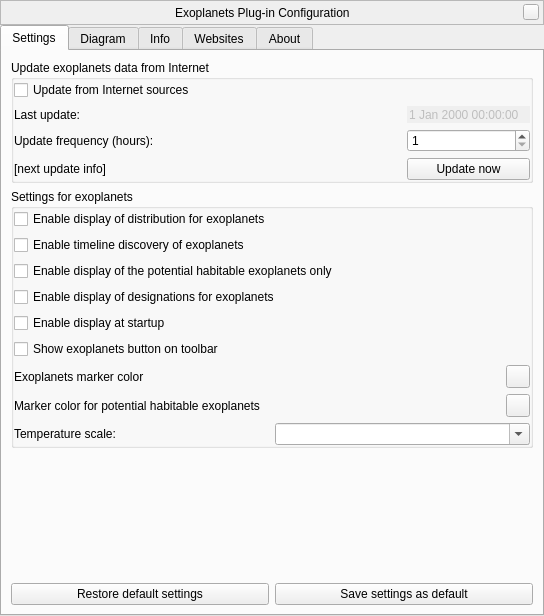
<?xml version="1.0" encoding="UTF-8"?>
<ui version="4.0">
 <class>exoplanetsDialog</class>
 <widget class="QWidget" name="exoplanetsDialog">
  <property name="geometry">
   <rect>
    <x>0</x>
    <y>0</y>
    <width>544</width>
    <height>616</height>
   </rect>
  </property>
  <property name="windowTitle">
   <string>Exoplanets Configuration</string>
  </property>
  <layout class="QVBoxLayout" name="verticalLayout_2">
   <property name="spacing">
    <number>0</number>
   </property>
   <property name="leftMargin">
    <number>0</number>
   </property>
   <property name="topMargin">
    <number>0</number>
   </property>
   <property name="rightMargin">
    <number>0</number>
   </property>
   <property name="bottomMargin">
    <number>0</number>
   </property>
   <item>
    <widget class="BarFrame" name="TitleBar">
     <property name="sizePolicy">
      <sizepolicy hsizetype="Expanding" vsizetype="Fixed">
       <horstretch>0</horstretch>
       <verstretch>0</verstretch>
      </sizepolicy>
     </property>
     <property name="minimumSize">
      <size>
       <width>530</width>
       <height>25</height>
      </size>
     </property>
     <property name="maximumSize">
      <size>
       <width>16777215</width>
       <height>25</height>
      </size>
     </property>
     <property name="focusPolicy">
      <enum>Qt::NoFocus</enum>
     </property>
     <property name="autoFillBackground">
      <bool>false</bool>
     </property>
     <property name="frameShape">
      <enum>QFrame::StyledPanel</enum>
     </property>
     <layout class="QHBoxLayout">
      <property name="spacing">
       <number>0</number>
      </property>
      <property name="leftMargin">
       <number>0</number>
      </property>
      <property name="topMargin">
       <number>0</number>
      </property>
      <property name="rightMargin">
       <number>4</number>
      </property>
      <property name="bottomMargin">
       <number>0</number>
      </property>
      <item>
       <spacer>
        <property name="orientation">
         <enum>Qt::Horizontal</enum>
        </property>
        <property name="sizeHint" stdset="0">
         <size>
          <width>40</width>
          <height>20</height>
         </size>
        </property>
       </spacer>
      </item>
      <item>
       <widget class="QLabel" name="stelWindowTitle">
        <property name="text">
         <string>Exoplanets Plug-in Configuration</string>
        </property>
       </widget>
      </item>
      <item>
       <spacer>
        <property name="orientation">
         <enum>Qt::Horizontal</enum>
        </property>
        <property name="sizeHint" stdset="0">
         <size>
          <width>40</width>
          <height>20</height>
         </size>
        </property>
       </spacer>
      </item>
      <item>
       <widget class="QPushButton" name="closeStelWindow">
        <property name="minimumSize">
         <size>
          <width>16</width>
          <height>16</height>
         </size>
        </property>
        <property name="maximumSize">
         <size>
          <width>16</width>
          <height>16</height>
         </size>
        </property>
        <property name="focusPolicy">
         <enum>Qt::NoFocus</enum>
        </property>
        <property name="text">
         <string/>
        </property>
       </widget>
      </item>
     </layout>
    </widget>
   </item>
   <item>
    <widget class="QTabWidget" name="tabs">
     <property name="currentIndex">
      <number>0</number>
     </property>
     <property name="documentMode">
      <bool>false</bool>
     </property>
     <widget class="QWidget" name="settingsTab">
      <attribute name="title">
       <string>Settings</string>
      </attribute>
      <layout class="QVBoxLayout" name="verticalLayout_3">
       <item>
        <widget class="QGroupBox" name="updatesGroup">
         <property name="title">
          <string>Update exoplanets data from Internet</string>
         </property>
         <property name="flat">
          <bool>true</bool>
         </property>
         <property name="checkable">
          <bool>false</bool>
         </property>
         <layout class="QVBoxLayout" name="verticalLayout_12">
          <property name="leftMargin">
           <number>0</number>
          </property>
          <property name="topMargin">
           <number>0</number>
          </property>
          <property name="rightMargin">
           <number>0</number>
          </property>
          <property name="bottomMargin">
           <number>0</number>
          </property>
          <item>
           <widget class="QCheckBox" name="internetUpdatesCheckbox">
            <property name="text">
             <string>Update from Internet sources</string>
            </property>
           </widget>
          </item>
          <item>
           <layout class="QGridLayout" name="gridLayout">
            <item row="0" column="0">
             <widget class="QLabel" name="lastUpdateLabel">
              <property name="text">
               <string>Last update:</string>
              </property>
             </widget>
            </item>
            <item row="0" column="2">
             <widget class="QDateTimeEdit" name="lastUpdateDateTimeEdit">
              <property name="enabled">
               <bool>false</bool>
              </property>
              <property name="frame">
               <bool>false</bool>
              </property>
              <property name="buttonSymbols">
               <enum>QAbstractSpinBox::NoButtons</enum>
              </property>
             </widget>
            </item>
            <item row="1" column="0">
             <widget class="QLabel" name="updateFrequencyLabel">
              <property name="text">
               <string>Update frequency (hours):</string>
              </property>
             </widget>
            </item>
            <item row="1" column="2">
             <widget class="QSpinBox" name="updateFrequencySpinBox">
              <property name="minimum">
               <number>1</number>
              </property>
              <property name="maximum">
               <number>9999</number>
              </property>
              <property name="value">
               <number>1</number>
              </property>
             </widget>
            </item>
            <item row="2" column="0">
             <widget class="QLabel" name="nextUpdateLabel">
              <property name="text">
               <string>[next update info]</string>
              </property>
             </widget>
            </item>
            <item row="2" column="1">
             <spacer name="horizontalSpacer">
              <property name="orientation">
               <enum>Qt::Horizontal</enum>
              </property>
              <property name="sizeHint" stdset="0">
               <size>
                <width>17</width>
                <height>20</height>
               </size>
              </property>
             </spacer>
            </item>
            <item row="2" column="2">
             <widget class="QPushButton" name="updateButton">
              <property name="text">
               <string>Update now</string>
              </property>
             </widget>
            </item>
           </layout>
          </item>
         </layout>
        </widget>
       </item>
       <item>
        <widget class="QGroupBox" name="displayBox">
         <property name="title">
          <string>Settings for exoplanets</string>
         </property>
         <layout class="QVBoxLayout" name="verticalLayout">
          <property name="leftMargin">
           <number>0</number>
          </property>
          <property name="topMargin">
           <number>0</number>
          </property>
          <property name="rightMargin">
           <number>0</number>
          </property>
          <property name="bottomMargin">
           <number>0</number>
          </property>
          <item>
           <widget class="QCheckBox" name="displayModeCheckBox">
            <property name="toolTip">
             <string>Plot all systems with exoplanets without labels</string>
            </property>
            <property name="text">
             <string>Enable display of distribution for exoplanets</string>
            </property>
           </widget>
          </item>
          <item>
           <widget class="QCheckBox" name="timelineModeCheckBox">
            <property name="toolTip">
             <string>Display exoplanets since their discovery</string>
            </property>
            <property name="text">
             <string>Enable timeline discovery of exoplanets</string>
            </property>
           </widget>
          </item>
          <item>
           <widget class="QCheckBox" name="habitableModeCheckBox">
            <property name="toolTip">
             <string>Display of the planetary systems, which contains the potential habitable exoplanets</string>
            </property>
            <property name="text">
             <string>Enable display of the potential habitable exoplanets only</string>
            </property>
           </widget>
          </item>
          <item>
           <widget class="QCheckBox" name="displayShowDesignationsCheckBox">
            <property name="text">
             <string>Enable display of designations for exoplanets</string>
            </property>
           </widget>
          </item>
          <item>
           <widget class="QCheckBox" name="displayAtStartupCheckBox">
            <property name="text">
             <string>Enable display at startup</string>
            </property>
           </widget>
          </item>
          <item>
           <widget class="QCheckBox" name="displayShowExoplanetsButton">
            <property name="text">
             <string>Show exoplanets button on toolbar</string>
            </property>
           </widget>
          </item>
          <item>
           <layout class="QHBoxLayout" name="horizontalLayout">
            <item>
             <widget class="QLabel" name="label">
              <property name="text">
               <string>Exoplanets marker color</string>
              </property>
             </widget>
            </item>
            <item>
             <widget class="QToolButton" name="exoplanetMarkerColor">
              <property name="toolTip">
               <string>Exoplanets marker color</string>
              </property>
             </widget>
            </item>
           </layout>
          </item>
          <item>
           <layout class="QHBoxLayout" name="horizontalLayout_4">
            <item>
             <widget class="QLabel" name="label_2">
              <property name="text">
               <string>Marker color for potential habitable exoplanets</string>
              </property>
             </widget>
            </item>
            <item>
             <widget class="QToolButton" name="habitableExoplanetMarkerColor">
              <property name="toolTip">
               <string>Marker color for potential habitable exoplanets</string>
              </property>
             </widget>
            </item>
           </layout>
          </item>
          <item>
           <layout class="QHBoxLayout" name="horizontalLayout_5">
            <item>
             <widget class="QLabel" name="temperatureScaleLabel">
              <property name="text">
               <string>Temperature scale:</string>
              </property>
             </widget>
            </item>
            <item>
             <widget class="QComboBox" name="temperatureScaleComboBox">
              <property name="editable">
               <bool>true</bool>
              </property>
              <property name="insertPolicy">
               <enum>QComboBox::NoInsert</enum>
              </property>
             </widget>
            </item>
           </layout>
          </item>
         </layout>
        </widget>
       </item>
       <item>
        <spacer name="verticalSpacer_3">
         <property name="orientation">
          <enum>Qt::Vertical</enum>
         </property>
         <property name="sizeHint" stdset="0">
          <size>
           <width>20</width>
           <height>120</height>
          </size>
         </property>
        </spacer>
       </item>
       <item>
        <layout class="QHBoxLayout" name="horizontalLayout_7">
         <item>
          <widget class="QPushButton" name="restoreDefaultsButton">
           <property name="sizePolicy">
            <sizepolicy hsizetype="Expanding" vsizetype="Fixed">
             <horstretch>0</horstretch>
             <verstretch>0</verstretch>
            </sizepolicy>
           </property>
           <property name="text">
            <string>Restore default settings</string>
           </property>
          </widget>
         </item>
         <item>
          <widget class="QPushButton" name="saveSettingsButton">
           <property name="sizePolicy">
            <sizepolicy hsizetype="Expanding" vsizetype="Fixed">
             <horstretch>0</horstretch>
             <verstretch>0</verstretch>
            </sizepolicy>
           </property>
           <property name="text">
            <string>Save settings as default</string>
           </property>
          </widget>
         </item>
        </layout>
       </item>
      </layout>
     </widget>
     <widget class="QWidget" name="diagramTab">
      <attribute name="title">
       <string comment="tab in plugin windows">Diagram</string>
      </attribute>
      <layout class="QGridLayout" name="gridLayout_3">
       <property name="leftMargin">
        <number>6</number>
       </property>
       <property name="topMargin">
        <number>6</number>
       </property>
       <property name="rightMargin">
        <number>6</number>
       </property>
       <property name="bottomMargin">
        <number>6</number>
       </property>
       <item row="0" column="0" rowspan="2">
        <widget class="QGroupBox" name="diagramGroupBox">
         <property name="title">
          <string>Diagrams: scatter plot</string>
         </property>
         <layout class="QGridLayout" name="gridLayout_2">
          <property name="leftMargin">
           <number>0</number>
          </property>
          <property name="topMargin">
           <number>0</number>
          </property>
          <property name="rightMargin">
           <number>0</number>
          </property>
          <property name="bottomMargin">
           <number>0</number>
          </property>
          <item row="0" column="0">
           <layout class="QVBoxLayout" name="verticalLayout_4">
            <item>
             <layout class="QHBoxLayout" name="horizontalLayout_8">
              <item>
               <widget class="QLabel" name="labelX">
                <property name="font">
                 <font>
                  <weight>75</weight>
                  <bold>true</bold>
                 </font>
                </property>
                <property name="text">
                 <string>X axis</string>
                </property>
               </widget>
              </item>
              <item alignment="Qt::AlignRight">
               <widget class="QCheckBox" name="checkBoxLogX">
                <property name="toolTip">
                 <string>Logarithmic scale</string>
                </property>
                <property name="text">
                 <string>log scale</string>
                </property>
               </widget>
              </item>
             </layout>
            </item>
            <item>
             <widget class="QComboBox" name="comboAxisX">
              <property name="editable">
               <bool>true</bool>
              </property>
              <property name="insertPolicy">
               <enum>QComboBox::NoInsert</enum>
              </property>
             </widget>
            </item>
            <item>
             <layout class="QHBoxLayout" name="horizontalLayout_2">
              <item>
               <widget class="QLineEdit" name="minX">
                <property name="inputMethodHints">
                 <set>Qt::ImhDigitsOnly</set>
                </property>
                <property name="text">
                 <string/>
                </property>
                <property name="placeholderText">
                 <string>min</string>
                </property>
               </widget>
              </item>
              <item>
               <widget class="QLabel" name="labelMinMaxX">
                <property name="text">
                 <string notr="true">-</string>
                </property>
               </widget>
              </item>
              <item>
               <widget class="QLineEdit" name="maxX">
                <property name="inputMethodHints">
                 <set>Qt::ImhDigitsOnly</set>
                </property>
                <property name="placeholderText">
                 <string>max</string>
                </property>
               </widget>
              </item>
             </layout>
            </item>
           </layout>
          </item>
          <item row="0" column="1">
           <layout class="QVBoxLayout" name="verticalLayout_5">
            <item>
             <layout class="QHBoxLayout" name="horizontalLayout_9">
              <item>
               <widget class="QLabel" name="labelY">
                <property name="font">
                 <font>
                  <weight>75</weight>
                  <bold>true</bold>
                 </font>
                </property>
                <property name="text">
                 <string>Y axis</string>
                </property>
               </widget>
              </item>
              <item alignment="Qt::AlignRight">
               <widget class="QCheckBox" name="checkBoxLogY">
                <property name="toolTip">
                 <string>Logarithmic scale</string>
                </property>
                <property name="text">
                 <string>log scale</string>
                </property>
               </widget>
              </item>
             </layout>
            </item>
            <item>
             <widget class="QComboBox" name="comboAxisY">
              <property name="editable">
               <bool>true</bool>
              </property>
              <property name="insertPolicy">
               <enum>QComboBox::NoInsert</enum>
              </property>
             </widget>
            </item>
            <item>
             <layout class="QHBoxLayout" name="horizontalLayout_3">
              <item>
               <widget class="QLineEdit" name="minY">
                <property name="inputMethodHints">
                 <set>Qt::ImhDigitsOnly</set>
                </property>
                <property name="placeholderText">
                 <string>min</string>
                </property>
               </widget>
              </item>
              <item>
               <widget class="QLabel" name="labelMinMaxY">
                <property name="text">
                 <string notr="true">-</string>
                </property>
               </widget>
              </item>
              <item>
               <widget class="QLineEdit" name="maxY">
                <property name="inputMethodHints">
                 <set>Qt::ImhDigitsOnly</set>
                </property>
                <property name="placeholderText">
                 <string>max</string>
                </property>
               </widget>
              </item>
             </layout>
            </item>
           </layout>
          </item>
          <item row="3" column="0" rowspan="4" colspan="2">
           <widget class="QCustomPlot" name="customPlot" native="true"/>
          </item>
          <item row="8" column="0" colspan="2">
           <widget class="QPushButton" name="plotDiagram">
            <property name="text">
             <string>Plot</string>
            </property>
           </widget>
          </item>
         </layout>
        </widget>
       </item>
      </layout>
     </widget>
     <widget class="QWidget" name="infoTab">
      <attribute name="title">
       <string comment="tab in plugin windows">Info</string>
      </attribute>
      <layout class="QVBoxLayout" name="verticalLayoutInfoBox">
       <property name="spacing">
        <number>9</number>
       </property>
       <item>
        <widget class="QTextBrowser" name="infoTextBrowser">
         <property name="openExternalLinks">
          <bool>true</bool>
         </property>
         <property name="openLinks">
          <bool>true</bool>
         </property>
        </widget>
       </item>
      </layout>
     </widget>
     <widget class="QWidget" name="websitesTab">
      <attribute name="title">
       <string comment="tab in plugin windows">Websites</string>
      </attribute>
      <layout class="QVBoxLayout" name="verticalLayoutWebsitesBox">
       <property name="spacing">
        <number>9</number>
       </property>
       <item>
        <widget class="QTextBrowser" name="websitesTextBrowser">
         <property name="openExternalLinks">
          <bool>true</bool>
         </property>
         <property name="openLinks">
          <bool>true</bool>
         </property>
        </widget>
       </item>
      </layout>
     </widget>
     <widget class="QWidget" name="aboutTab">
      <attribute name="title">
       <string comment="tab in plugin windows">About</string>
      </attribute>
      <layout class="QVBoxLayout" name="verticalLayoutAboutBox">
       <property name="spacing">
        <number>9</number>
       </property>
       <item>
        <widget class="QTextBrowser" name="aboutTextBrowser">
         <property name="openExternalLinks">
          <bool>true</bool>
         </property>
         <property name="openLinks">
          <bool>true</bool>
         </property>
        </widget>
       </item>
      </layout>
     </widget>
    </widget>
   </item>
  </layout>
 </widget>
 <customwidgets>
  <customwidget>
   <class>BarFrame</class>
   <extends>QFrame</extends>
   <header>Dialog.hpp</header>
   <container>1</container>
  </customwidget>
  <customwidget>
   <class>QCustomPlot</class>
   <extends>QWidget</extends>
   <header>external/qcustomplot/qcustomplot.h</header>
  </customwidget>
 </customwidgets>
 <resources/>
 <connections/>
</ui>
